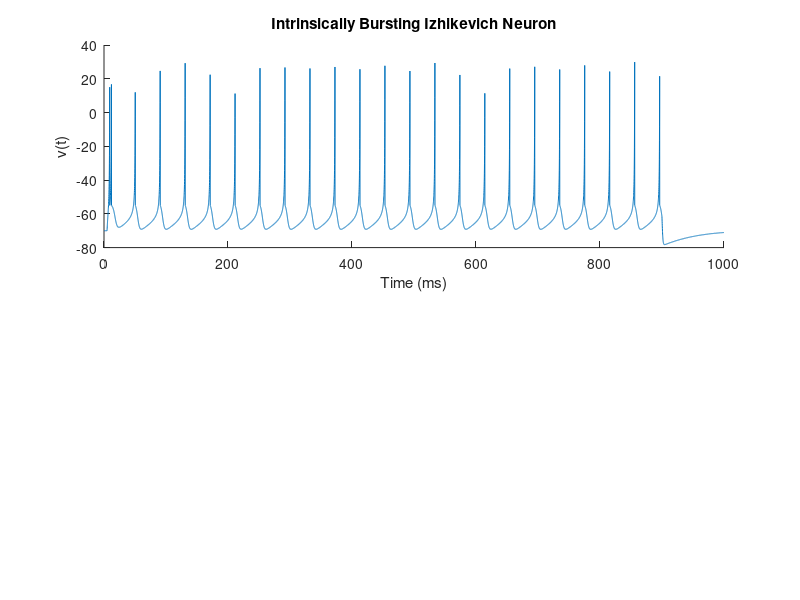

MATLAB code for this plot: (Note: this script raises an error after producing the figure.)
clear; clc;

%% -------- PART 2: INTRINSICALLY BURSTING IZHIKEVICH NEURON --------
% Initialize Parameters
% Time (ms)
dt = 0.1;
tstop = 1000;
tvec = 0:dt:tstop;
delay = 5;

% Istim
Istim = zeros(1,length(tvec));
Istim(5/dt+1:end) = 8;
Istim((tstop-100)/dt+1:end)= 0;

% ODE parameters
a = 0.02; % time scale of recovery variable u
b = 0.2; % sensitivity of recovery variable u to subthreshold fluctuations of membrane potential v
c = -55; % after-spike reset value of membrane potential v caused by fast high-threshold K+ conductances
d = 4; % after-spike reset of recovery variable u caused by slow high-threshold Na+ and K+ conductances
v0 = -70;
u = b * v0;

% Iterate through time loop
v = [v0 zeros(1,length(tvec)-1)];
for k = 2:length(tvec)
    I = Istim(k);
    
    v(k) = v(k-1) + dt*(0.04*(v(k-1)^2)+5*v(k-1)+140-u+I);
    u = u + dt*a*(b*v(k-1) - u);
    
    if v(k) >= 30
        v(k) = c;
        u = u + d;
    end
end

% Plot Figure
figure(1); clf; hold on
subplot(2,1,1); hold on
plot(tvec,v)
xlabel('Time (ms)'); ylabel('v(t)')
title('Intrinsically Bursting Izhikevich Neuron')
setfont

subplot(2,1,2); hold on
plot(tvec,Istim)
xlabel('Time (ms)'); ylabel('I_{stim}(t)')
setfont

print -dpng bme515_hw1_part2.png
close(1);

%% ------------------------ PART 3: SYNPASE ------------------------
if true
    pmax = 1; % peak value
    taus = 5; % (ms)
    ps = @(t) pmax*t.*exp(1-t/taus)/taus;
    
    figure(2); clf; hold on
    plot(tvec,ps(tvec))
    xlabel('Time (ms)'); ylabel('P_s(t)')
    title('Open Postsynaptic Channel Probability')
    setfont
    
    print -dpng bme515_hw1_part3_1.png
    close(2)
    
    % series of spikes
    synapses = [ps(tvec-1); ps(tvec-5); ps(tvec-9); ps(tvec-15)];
    synapses(synapses<0) = 0;
    
    figure(3); clf; hold on
    subplot(2,1,1); hold on
    plot(tvec,synapses(1,:),'k-')
    plot(tvec,synapses(2,:),'k--')
    plot(tvec,synapses(3,:),'k-.')
    plot(tvec,synapses(4,:),'k:')
    axis([0 tstop 0 pmax])
    legend('t=1','t=5','t=9','t=15')
    xlabel('Time (ms)'); ylabel('P_s(t)')
    title('Probability of Open Postsynaptic Channel')
    setfont
    
    subplot(2,1,2); hold on
    plot(tvec,sum(synapses),'k-')
    xlabel('Time (ms)'); ylabel('P_s(t)')
    setfont
    print -dpng bme515_hw1_part3_2.png
    
    close(3)
end

%% ---------------- PART 4: TWO-NEURON OSCILLATING NETWORK ----------------
u = b * c * ones (1,2);
% Iterate through time loop
v = repmat([c zeros(1,length(tvec)-1)],[1 2]);
ps = @(t,pmax,taus) pmax*t.*exp(1-t/taus)/taus;

count = 1;
for var2 = 4
    for var3 = 3
        pmax = [var2 1];
        taus = [var3 5];
        Ps = [ps(tvec,pmax(1),taus(1)); ps(tvec,pmax(2),taus(2))];
        Ps(Ps<0) = 0;
        
        for var1=19
            clear v u Istim
            v = [repmat(v0,[1,2]); zeros(numel(tvec)-1,2)];
            u = ones(1,2) * (b * v0);
            
            Ps = [ps(tvec,pmax(1),taus(1)); ps(tvec,pmax(2),taus(2))];
            Ps(Ps<0) = 0;
            
            Istim = zeros(2,length(tvec));
            Istim(1,5/dt+1:end) = 8;
            Istim(2,(5+var1)/dt+1:end) = 8;
            Istim(:,(tstop-25)/dt+1:end) = 0;
            
            for k = 2:length(tvec)
                v(k,1) = v(k-1,1) + dt*(0.04*v(k-1,1)^2+5*v(k-1,1)+140-u(1)+Istim(1,k)-Ps(1,k));
                v(k,2) = v(k-1,2) + dt*(0.04*v(k-1,2)^2+5*v(k-1,2)+140-u(2)+Istim(2,k)-Ps(2,k));
                
                u(1) = u(1) + dt*a*(b*v(k-1,1) - u(1));
                u(2) = u(2) + dt*a*(b*v(k-1,2) - u(2));
                
                % AP spike on Neuron 1
                if v(k,1) >= 30
                    v(k,1) = c;
                    u(1) = u(1) + d;
                    newPS = ps(tvec-tvec(k),pmax(1),taus(1));
                    newPS(newPS<0) = 0;
                    Ps(1,k:end) = Ps(1,k:end) + newPS(1:length(Ps(1,k:end)));
                    clear newPS
                end
                
                % AP spike on Neuron 2
                if v(k,2) >= 30
                    v(k,2) = c;
                    u(2) = u(2) + d;
                    newPS = ps(tvec-tvec(k),pmax(2),taus(2));
                    newPS(newPS<0) = 0;
                    Ps(2,k:end) = Ps(2,k:end) + newPS(1:length(Ps(2,k:end)));
                    clear newPS
                end
                
                %     if mod(k,25)==0; fprintf([num2str(k),'\n']); end
            end
            
            % Plot Figure
            figure(4); clf; hold on
            subplot(3,1,1); hold on
            plot(tvec,v(:,1),'k')
            plot(tvec,v(:,2),'b')
            %         vline(30)
            %         vline(122)
            xlabel('Time (ms)'); ylabel('v(t)')
            title(['Two-Neuron Oscillating Network'])
            setfont; axis tight;
            
            subplot(3,1,2); hold on
            plot(tvec,Istim)
            xlabel('Time (ms)'); ylabel('I_{stim}(t)')
            setfont; axis([0 max(tvec) 0 1.1*max(max(Istim))]);
            
            subplot(3,1,3); hold on
            plot(tvec,Ps(1,:),'k')
            plot(tvec,Ps(2,:),'b')
            xlabel('Time (ms)'); ylabel('P_s(t)')
            legend('Neuron 1','Neuron 2')
            setfont; axis tight;
            print -dpng bme515_hw1_part4.png
            
            %             fprintf(sprintf('%g %g %g \n',var1, var2, var3))
            %             keyboard
            %% -------------- Part 5: QUANTIFICATION OF THE OSCILLATION ---------------
            timeBlock = [25/dt : (tstop-25)/dt];
            [pks1,locs1] = findpeaks(v(timeBlock,1),'minpeakheight',0);
            [pks2,locs2] = findpeaks(v(timeBlock,2),'minpeakheight',0);
            
            for k = 1:floor(length(locs1)/2)-1
                period1(k) = (timeBlock(locs1(2*(k+1)-1))-timeBlock(locs1(2*k-1))) * dt *1e-3; % ms -> s
                %     fprintf(sprintf('Neuron 1: period of %g ms\n',period1(k)))
            end
            
            for k = 1:floor(length(locs2)/2)-1
                period2(k) = (timeBlock(locs2(2*(k+1)-1))-timeBlock(locs2(2*k-1))) * dt * 1e-3; % ms -> s
                %     fprintf(sprintf('Neuron 2: period of %g ms\n',period2(k)))
            end
            
            % fprintf(sprintf('Neuron 1: mean period of %g ms\n',mean(period1(:))))
            % fprintf(sprintf('Neuron 2: mean period of %g ms\n',mean(period2(:))))
            
            
            % Phase Offset
            avgFreq = 1 ./ [mean(period1*1e-3) mean(period2*1e-3)];
            timeloc = [1:length(period2)];
            for k = 1:length(timeloc)
                timeDifference(k) = [locs1(timeloc(k)) - locs2(timeloc(k))] * dt * 1e-3;
            end
            
            for k = 1:length(timeloc)
                offset(k) = [timeDifference(k)/period2(k)] * 360;
            end
            
            fprintf(sprintf('%2.2f \n', sum(sqrt((offset-180).^2)) ))
            cost(count,:) = [var1 var2 var3 sum(sqrt((offset-180).^2)) ];
            count=count+1;
        end
    end
end



